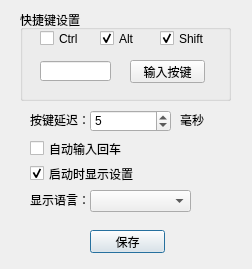
<?xml version="1.0" encoding="UTF-8"?>
<ui version="4.0">
 <class>MainWindow</class>
 <widget class="QMainWindow" name="MainWindow">
  <property name="geometry">
   <rect>
    <x>0</x>
    <y>0</y>
    <width>252</width>
    <height>269</height>
   </rect>
  </property>
  <property name="windowTitle">
   <string>设置</string>
  </property>
  <widget class="QWidget" name="centralWidget">
   <widget class="QGroupBox" name="hotkeySettingsGroupBox">
    <property name="geometry">
     <rect>
      <x>20</x>
      <y>10</y>
      <width>211</width>
      <height>91</height>
     </rect>
    </property>
    <property name="title">
     <string>快捷键设置</string>
    </property>
    <widget class="QCheckBox" name="ctrlCheckBox">
     <property name="geometry">
      <rect>
       <x>20</x>
       <y>20</y>
       <width>70</width>
       <height>17</height>
      </rect>
     </property>
     <property name="text">
      <string>Ctrl</string>
     </property>
     <property name="checked">
      <bool>false</bool>
     </property>
    </widget>
    <widget class="QCheckBox" name="altCheckBox">
     <property name="geometry">
      <rect>
       <x>80</x>
       <y>20</y>
       <width>70</width>
       <height>17</height>
      </rect>
     </property>
     <property name="text">
      <string>Alt</string>
     </property>
     <property name="checked">
      <bool>true</bool>
     </property>
    </widget>
    <widget class="QCheckBox" name="shiftCheckBox">
     <property name="geometry">
      <rect>
       <x>140</x>
       <y>20</y>
       <width>70</width>
       <height>17</height>
      </rect>
     </property>
     <property name="text">
      <string>Shift</string>
     </property>
     <property name="checked">
      <bool>true</bool>
     </property>
    </widget>
    <widget class="QPushButton" name="keyInputButton">
     <property name="geometry">
      <rect>
       <x>110</x>
       <y>50</y>
       <width>75</width>
       <height>23</height>
      </rect>
     </property>
     <property name="text">
      <string>输入按键</string>
     </property>
    </widget>
    <widget class="QLineEdit" name="keyLabel">
     <property name="geometry">
      <rect>
       <x>20</x>
       <y>51</y>
       <width>71</width>
       <height>20</height>
      </rect>
     </property>
     <property name="text">
      <string/>
     </property>
     <property name="readOnly">
      <bool>true</bool>
     </property>
    </widget>
   </widget>
   <widget class="QSpinBox" name="keyDelaySpinBox">
    <property name="geometry">
     <rect>
      <x>90</x>
      <y>110</y>
      <width>81</width>
      <height>22</height>
     </rect>
    </property>
    <property name="value">
     <number>5</number>
    </property>
   </widget>
   <widget class="QCheckBox" name="AutoEnterCheckBox">
    <property name="geometry">
     <rect>
      <x>30</x>
      <y>140</y>
      <width>151</width>
      <height>17</height>
     </rect>
    </property>
    <property name="text">
     <string>自动输入回车</string>
    </property>
   </widget>
   <widget class="QLabel" name="keyDelayLabel">
    <property name="geometry">
     <rect>
      <x>30</x>
      <y>110</y>
      <width>61</width>
      <height>20</height>
     </rect>
    </property>
    <property name="text">
     <string>按键延迟：</string>
    </property>
   </widget>
   <widget class="QLabel" name="keyDelayMsLabel">
    <property name="geometry">
     <rect>
      <x>180</x>
      <y>110</y>
      <width>51</width>
      <height>20</height>
     </rect>
    </property>
    <property name="text">
     <string>毫秒</string>
    </property>
   </widget>
   <widget class="QPushButton" name="saveButton">
    <property name="geometry">
     <rect>
      <x>90</x>
      <y>230</y>
      <width>75</width>
      <height>23</height>
     </rect>
    </property>
    <property name="text">
     <string>保存</string>
    </property>
    <property name="default">
     <bool>true</bool>
    </property>
   </widget>
   <widget class="QCheckBox" name="showConfigCheckBox">
    <property name="geometry">
     <rect>
      <x>30</x>
      <y>165</y>
      <width>211</width>
      <height>17</height>
     </rect>
    </property>
    <property name="text">
     <string>启动时显示设置</string>
    </property>
    <property name="checked">
     <bool>true</bool>
    </property>
   </widget>
   <widget class="QLabel" name="displayLanguageLabel">
    <property name="geometry">
     <rect>
      <x>30</x>
      <y>190</y>
      <width>61</width>
      <height>20</height>
     </rect>
    </property>
    <property name="text">
     <string>显示语言：</string>
    </property>
   </widget>
   <widget class="QComboBox" name="displayLanguageComboBox">
    <property name="geometry">
     <rect>
      <x>90</x>
      <y>190</y>
      <width>101</width>
      <height>22</height>
     </rect>
    </property>
   </widget>
  </widget>
 </widget>
 <layoutdefault spacing="6" margin="11"/>
 <resources/>
 <connections/>
</ui>
